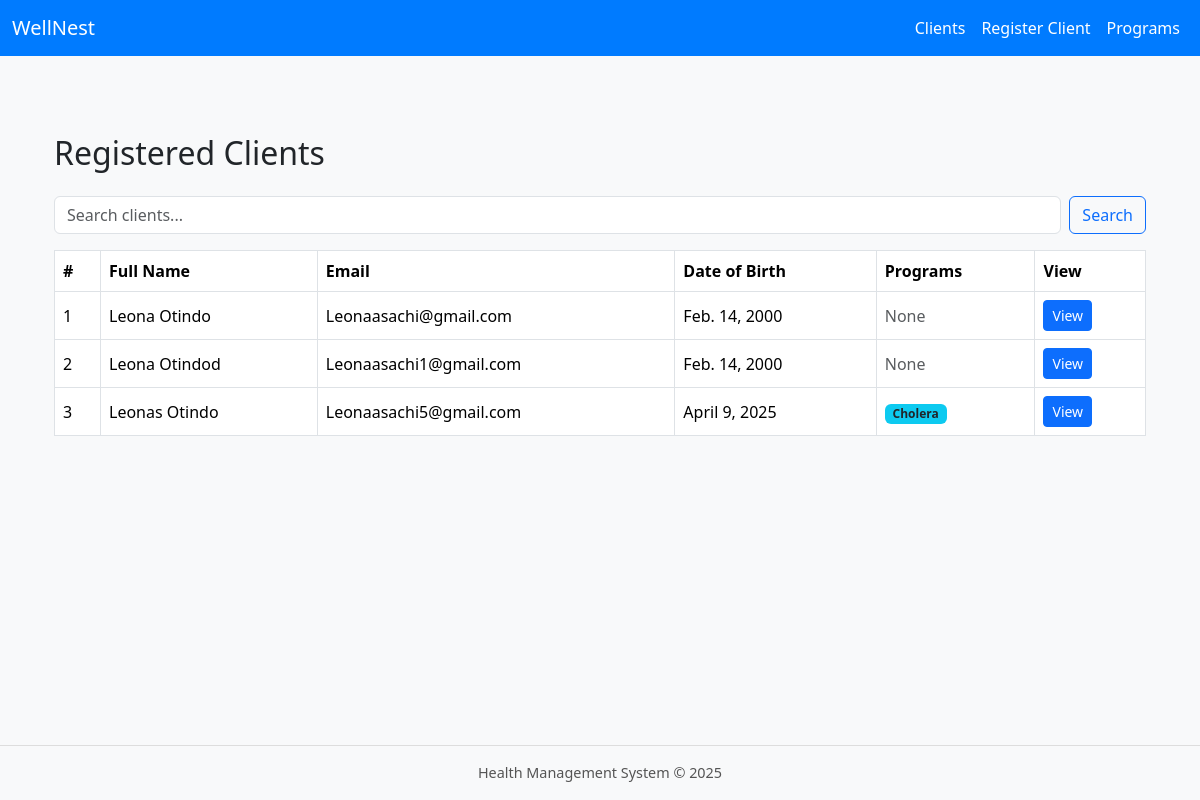
/clients/ (signed in), run on an earlier commit of the app's database.
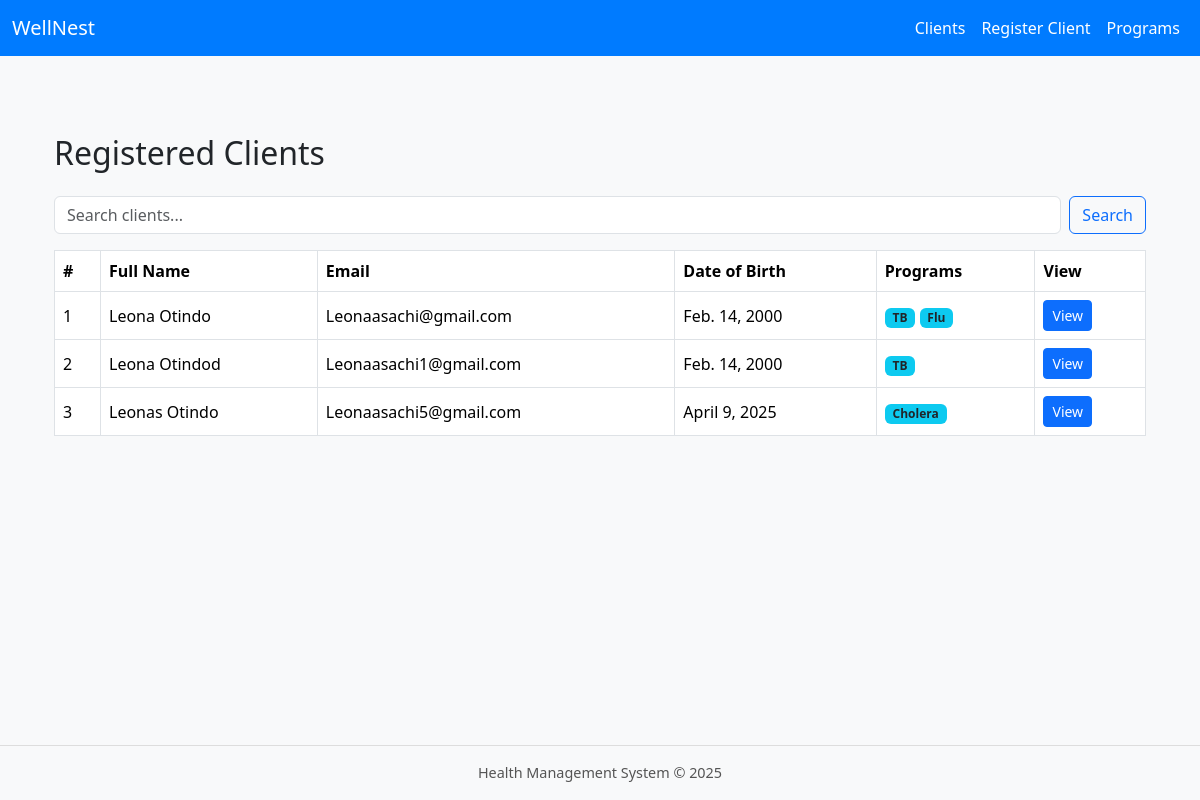
And on a later commit of the database.
### health/models.py (models this page shows, shortened)
class Client(models.Model):
    first_name = models.CharField(max_length=100)
    last_name = models.CharField(max_length=100)
    email = models.EmailField(unique=True)
    phone = models.CharField(max_length=20, blank=True)
    date_of_birth = models.DateField(null=True, blank=True)
    programs = models.ManyToManyField(HealthProgram, related_name='clients', blank=True)

class HealthProgram(models.Model):
    name = models.CharField(max_length=100, unique=True)

### health/views.py (the view)
# urls.py: path('clients/', views.client_list, name='client_list'),
@login_required
def client_list(request):
    query = request.GET.get('q')
    if query:
        clients = Client.objects.filter(
            Q(first_name__icontains=query) |
            Q(last_name__icontains=query) |
            Q(email__icontains=query)
        )
    else:
        clients = Client.objects.all()
    return render(request, 'client_list.html', {'clients': clients})

### health/templates/client_list.html
{% extends "base.html" %}
{% block content %}
<div class="container">
    <h2 class="mb-4">Registered Clients</h2>
    <form method="get" class="mb-3 d-flex" role="search">
        <input type="text" name="q" class="form-control me-2" placeholder="Search clients..." value="{{ query|default:'' }}">
        <button type="submit" class="btn btn-outline-primary">Search</button>
    </form>
    <table class="table table-hover table-bordered bg-white">
        <thead>
            <tr>
                <th>#</th>
                <th>Full Name</th>
                <th>Email</th>
                <th>Date of Birth</th>
                <th>Programs</th>
                <th>View</th>
            </tr>
        </thead>
        <tbody>
            {% for client in clients %}
            <tr>
                <td>{{ forloop.counter }}</td>
                <td>{{ client.first_name }} {{ client.last_name }}</td>
                <td>{{ client.email }}</td>
                <td>{{ client.date_of_birth }}</td>
                <td>
                    {% for program in client.programs.all %}
                        <span class="badge bg-info text-dark">{{ program.name }}</span>
                    {% empty %}
                        <span class="text-muted">None</span>
                    {% endfor %}
                </td>
                <td>
                    <a href="{% url 'client_detail' client.pk %}" class="btn btn-sm btn-primary">View</a>
                </td>
            </tr>
            {% empty %}
            <tr>
                <td colspan="6" class="text-center text-muted">No clients found.</td>
            </tr>
            {% endfor %}
        </tbody>
    </table>
</div>
{% endblock %}

### health/templates/base.html (shortened to what this page needs)
<!DOCTYPE html>
<html lang="en">
<head>
    <link href="https://cdn.jsdelivr.net/npm/bootstrap@5.3.2/dist/css/bootstrap.min.css" rel="stylesheet">
</head>
<body class="d-flex flex-column min-vh-100">
{% include 'navbar.html' %}
    <br />
<main class="flex-grow-1 container py-4">
    {% block content %}
    {% endblock %}
</main>
<footer class="mt-auto bg-light text-center py-3">
    <p class="mb-0">Health Management System &copy; {% now "Y" %}</p>
</footer>
</body>
</html>

### health/templates/navbar.html (shortened to what this page needs)
<nav class="navbar navbar-expand-lg">
    <div class="container-fluid">
        <a class="navbar-brand" href="{% url 'dashboard' %}">WellNest</a>
        <div class="collapse navbar-collapse" id="navbarNav">
            <ul class="navbar-nav ms-auto">
                <li class="nav-item">
                    <a class="nav-link" href="{% url 'client_list' %}">Clients</a>
                </li>
                <li class="nav-item">
                    <a class="nav-link" href="{% url 'client_create' %}">Register Client</a>
                </li>
                <li class="nav-item">
                    <a class="nav-link" href="{% url 'program_list' %}">Programs</a>
                </li>
            </ul>
        </div>
    </div>
</nav>

### health/templates/base.html (style rules this page uses)
body { background-color: #f8f9fa; }
.navbar { background-color: #007bff; }
.navbar-brand, .navbar-nav .nav-link { color: white !important; }
.container { padding-top: 30px; }
table th, table td { vertical-align: middle; }
footer { background-color: #e9ecef; color: #555; padding: 12px 0; font-size: 0.9rem; border-top: 1px solid #ddd; position: sticky; bottom: 0; width: 100%; z-index: 100; }

What changed in the data, as far as the page shows it:
changed Client "Leonaasachi@gmail.com": gains HealthProgram (name "TB"); no longer shows "None"
added HealthProgram: name "Flu", shown under Client "Leonaasachi@gmail.com"
changed Client "Otindod": gains HealthProgram (name "TB"); no longer shows "None"
